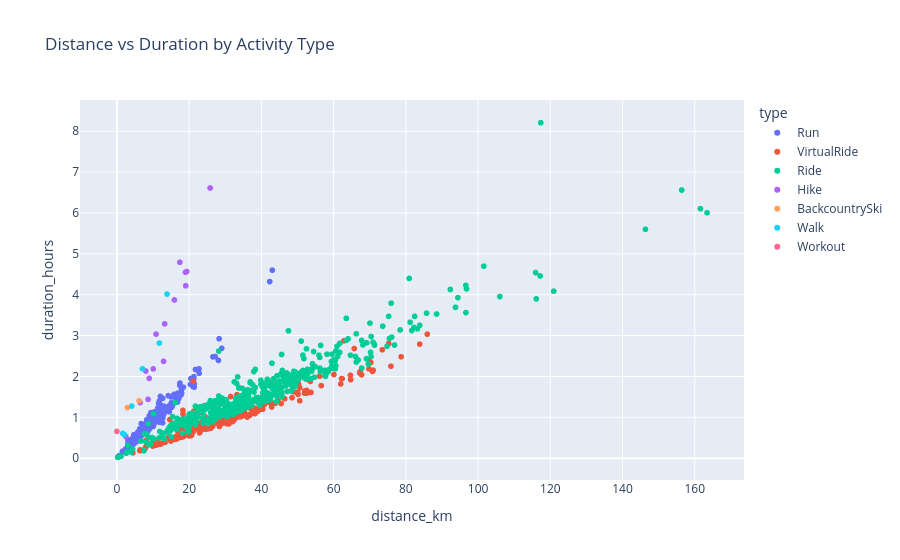

Write notebook code for a chart like this one.
### Code cell
# Scatter: distance vs duration
fig = px.scatter(df, x='distance_km', y='duration_hours', color='type',
                 hover_data=['name', 'start_date'],
                 title='Distance vs Duration by Activity Type')
fig.show()

### Figure 1 — Plotly figure (JSON) as saved in the notebook; plotly's stock layout.template omitted (floating-point values rounded to 4 significant figures; data arrays with more than 128 entries replaced by an {"elided": "..."} marker saying what was removed)
{"data": [{"customdata": {"elided": "494x2 str values"}, "hovertemplate": "type=Run<br>distance_km=%{x}<br>duration_hours=%{y}<br>name=%{customdata[0]}<br>start_date=%{customdata[1]}<extra></extra>", "legendgroup": "Run", "marker": {"color": "#636efa", "symbol": "circle"}, "mode": "markers", "name": "Run", "showlegend": true, "type": "scattergl", "x": {"elided": "494 float values"}, "xaxis": "x", "y": {"elided": "494 float values"}, "yaxis": "y"}, {"customdata": {"elided": "388x2 str values"}, "hovertemplate": "type=VirtualRide<br>distance_km=%{x}<br>duration_hours=%{y}<br>name=%{customdata[0]}<br>start_date=%{customdata[1]}<extra></extra>", "legendgroup": "VirtualRide", "marker": {"color": "#EF553B", "symbol": "circle"}, "mode": "markers", "name": "VirtualRide", "showlegend": true, "type": "scattergl", "x": {"elided": "388 float values"}, "xaxis": "x", "y": {"elided": "388 float values"}, "yaxis": "y"}, {"customdata": {"elided": "745x2 str values"}, "hovertemplate": "type=Ride<br>distance_km=%{x}<br>duration_hours=%{y}<br>name=%{customdata[0]}<br>start_date=%{customdata[1]}<extra></extra>", "legendgroup": "Ride", "marker": {"color": "#00cc96", "symbol": "circle"}, "mode": "markers", "name": "Ride", "showlegend": true, "type": "scattergl", "x": {"elided": "745 float values"}, "xaxis": "x", "y": {"elided": "745 float values"}, "yaxis": "y"}, {"customdata": [["Afternoon Hike", "2025-07-04T18:34:10"], ["Evening Hike", "2024-07-25T13:58:40"], ["Afternoon Hike", "2024-07-24T11:49:13"], ["Afternoon Hike", "2024-07-23T14:50:08"], ["Lunch hike", "2023-11-25T18:26:43"], ["Morning Hike", "2023-09-09T13:41:39"], ["Making that low garmin battery last as long as we could 🥲🪫", "2023-09-04T18:10:34"], ["Morning Run", "2021-06-20T14:20:59"], ["Morning Run", "2021-06-19T14:58:10"], ["Afternoon Run", "2021-06-18T20:00:49"], ["Lunch Run", "2020-10-22T17:46:36"], ["Morning Run", "2020-10-20T16:30:39"], ["Morning Run", "2020-10-19T15:29:51"], ["Afternoon Run", "2020-10-18T20:08:05"], ["Lunch Run", "2020-10-18T18:06:50"]], "hovertemplate": "type=Hike<br>distance_km=%{x}<br>duration_hours=%{y}<br>name=%{customdata[0]}<br>start_date=%{customdata[1]}<extra></extra>", "legendgroup": "Hike", "marker": {"color": "#ab63fa", "symbol": "circle"}, "mode": "markers", "name": "Hike", "showlegend": true, "type": "scattergl", "x": [7.989, 10.06, 6.408, 2.452, 15.91, 25.79, 19.05, 8.938, 17.42, 10.83, 18.97, 19.33, 12.91, 13.22, 8.624], "xaxis": "x", "y": [2.133, 2.186, 1.361, 0.5306, 3.872, 6.612, 4.22, 1.953, 4.794, 3.036, 4.548, 4.568, 2.37, 3.286, 1.44], "yaxis": "y"}, {"customdata": [["Backcountry uphill", "2024-03-09T15:17:26"], ["Morning skin", "2024-02-04T17:03:55"]], "hovertemplate": "type=BackcountrySki<br>distance_km=%{x}<br>duration_hours=%{y}<br>name=%{customdata[0]}<br>start_date=%{customdata[1]}<extra></extra>", "legendgroup": "BackcountrySki", "marker": {"color": "#FFA15A", "symbol": "circle"}, "mode": "markers", "name": "BackcountrySki", "showlegend": true, "type": "scattergl", "x": [2.865, 6.125], "xaxis": "x", "y": [1.236, 1.404], "yaxis": "y"}, {"customdata": [["Lunch Walk", "2023-12-31T18:07:01"], ["Morning Walk", "2023-12-31T16:59:31"], ["Lunch Walk", "2021-10-24T21:30:36"], ["Lunch Walk", "2021-10-23T21:36:56"], ["Morning Walk", "2021-10-22T19:38:44"], ["Lunch Walk", "2021-10-20T22:18:59"]], "hovertemplate": "type=Walk<br>distance_km=%{x}<br>duration_hours=%{y}<br>name=%{customdata[0]}<br>start_date=%{customdata[1]}<extra></extra>", "legendgroup": "Walk", "marker": {"color": "#19d3f3", "symbol": "circle"}, "mode": "markers", "name": "Walk", "showlegend": true, "type": "scattergl", "x": [1.61, 2.006, 13.87, 4.095, 7.065, 11.73], "xaxis": "x", "y": [0.6056, 0.5806, 4.016, 1.274, 2.187, 2.817], "yaxis": "y"}, {"customdata": [["Night Activity", "2020-09-03T04:07:32"]], "hovertemplate": "type=Workout<br>distance_km=%{x}<br>duration_hours=%{y}<br>name=%{customdata[0]}<br>start_date=%{customdata[1]}<extra></extra>", "legendgroup": "Workout", "marker": {"color": "#FF6692", "symbol": "circle"}, "mode": "markers", "name": "Workout", "showlegend": true, "type": "scattergl", "x": [0.0], "xaxis": "x", "y": [0.655], "yaxis": "y"}], "layout": {"legend": {"title": {"text": "type"}, "tracegroupgap": 0}, "title": {"text": "Distance vs Duration by Activity Type"}, "xaxis": {"anchor": "y", "domain": [0, 1], "title": {"text": "distance_km"}}, "yaxis": {"anchor": "x", "domain": [0, 1], "title": {"text": "duration_hours"}}}}
